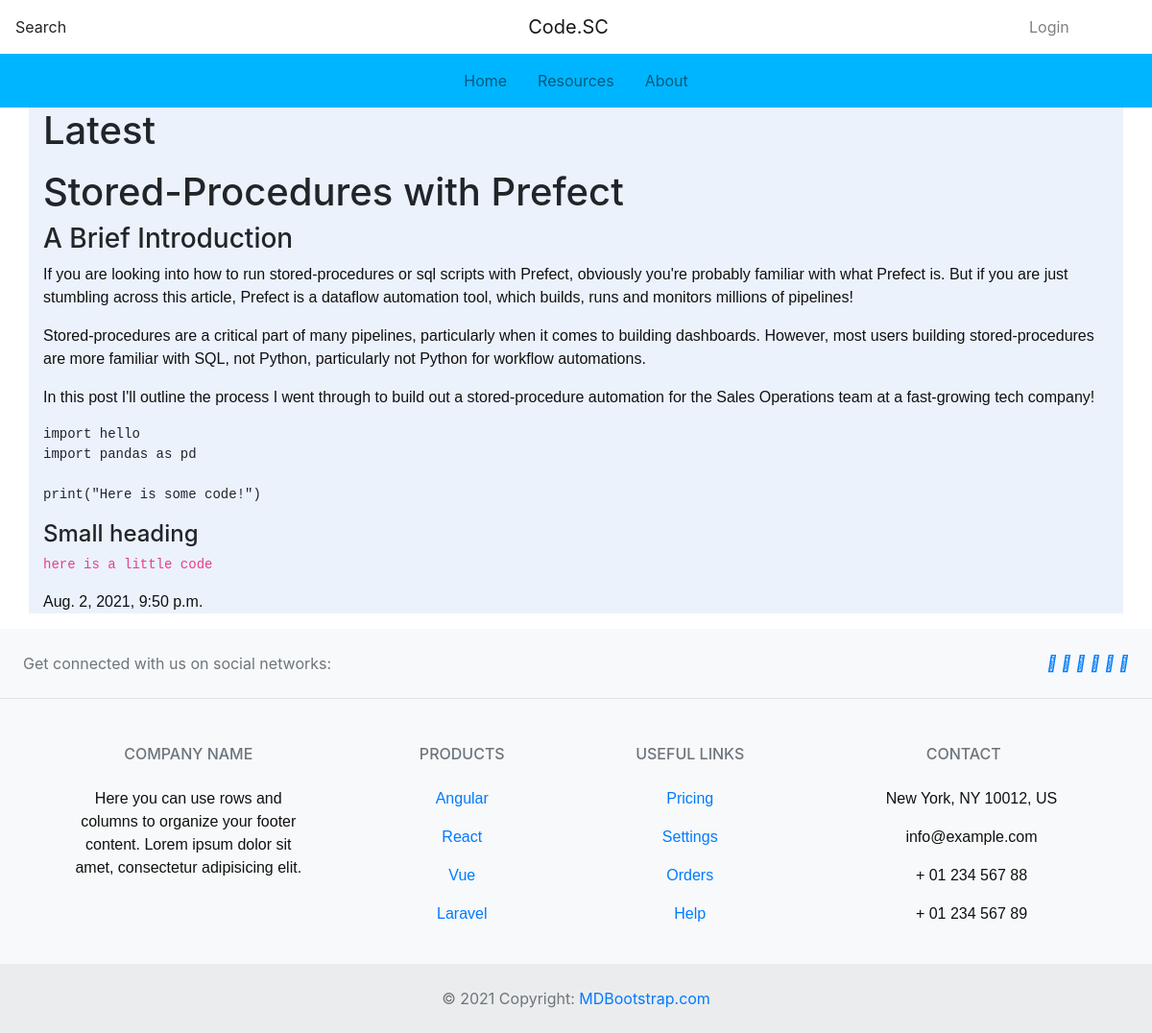
The page / on the database its author committed.
### app/models.py (models this page shows, shortened)
class Post(models.Model):
    title = models.CharField(max_length=50)
    content = MDTextField()
    created_date = models.DateTimeField()
    created_by = models.CharField(max_length=100)

### app/views.py (the view)
# urls.py: path('', HomeListView.as_view(), name='home'),
class HomeListView(ListView):
    template_name = 'app/index.html'
    model = Post
    import markdown

### app/templatetags/markdown_extras.py (called while the page is built)
@register.filter()
@stringfilter
def markdown(value):
    return md.markdown(value, extensions=['markdown.extensions.fenced_code'])

### app/templates/app/index.html (shortened to what this page needs)
{% extends "../base.html" %}
{% block content %}
{% load markdown_extras %}
    <div class="container" style="background-color:#ebf2fc;" markdown=1>
        <h1>Latest</h1>
        {% for obj in object_list %}
        <p>{{ obj.content  | markdown | safe}}</p>
        <p>{{ obj.created_date }}</p>
        {% endfor %}
    </div>
{% endblock %}

### app/templates/base.html (shortened to what this page needs)
<head>
    </head>
    <body>
    <nav class="navbar navbar-expand-lg navbar-light">
        <ul class="navbar-nav" style="width:8rem;">
            <li>Search</li>
        </ul>
        <div class="mx-auto">
            <a class="navbar-brand" href="#">Code.SC</a>
        </div>
        <ul class="navbar-nav" style="width:8rem;">
            {% if user.is_authenticated %}
            <li class="nav-item dropdown">
                <a class="nav-link dropdown-toggle" href="#" id="navbarDropdown" role="button" data-toggle="dropdown" aria-haspopup="true" aria-expanded="false">
                    {{ user.get_full_name }}
                </a>
                <div class="dropdown-menu" aria-labelledby="navbarDropdown">
                  <a class="dropdown-item" href="/accounts/logout">Profile</a>
                  <a class="dropdown-item" href="#">Settings</a>
                  <a class="dropdown-item" href="/admin">Admin</a>
                  <div class="dropdown-divider"></div>
                  <a class="dropdown-item" href="/accounts/logout">Logout</a>
                </div>
              </li>
              {% else %}
              <li class="nav-item mx-2">
                <a class="nav-link" href="accounts/login">Login</a>
            </li>
            {% endif %}
        </ul>
    </nav>
    <nav class="navbar navbar-expand-lg navbar-light" style="background-color: #00b5ff" >
        <div class="collapse navbar-collapse" id="navbarSupportedContent">
            <div class="mx-auto">
                <ul class="navbar-nav mr-auto">
                    <li class="nav-item mx-2">
                        <a class="nav-link" href="/">Home</a>
                    </li>
                    <li class="nav-item mx-2">
                        <a class="nav-link" href="#">Resources</a>
                    </li>
                    <li class="nav-item mx-2">
                        <a class="nav-link" href="/about">About</a>
                    </li>
                </ul>
            </div>
        </div>
      </nav>
{% block content %}
{% endblock %}
<footer class="text-center text-lg-start bg-light text-muted">
    <section
      class="d-flex justify-content-center justify-content-lg-between p-4 border-bottom"
    >
      <div class="me-5 d-none d-lg-block">
        <span>Get connected with us on social networks:</span>
      </div>
      <div>
        <a href="" class="me-4 text-reset">
          <i class="fab fa-facebook-f"></i>
        </a>
        <a href="" class="me-4 text-reset">
          <i class="fab fa-twitter"></i>
        </a>
        <a href="" class="me-4 text-reset">
          <i class="fab fa-google"></i>
        </a>
        <a href="" class="me-4 text-reset">
          <i class="fab fa-instagram"></i>
        </a>
        <a href="" class="me-4 text-reset">
          <i class="fab fa-linkedin"></i>
        </a>
        <a href="" class="me-4 text-reset">
          <i class="fab fa-github"></i>
        </a>
      </div>
    </section>
    <section class="">
      <div class="container text-center text-md-start mt-5">
        <div class="row mt-3">
          <div class="col-md-3 col-lg-4 col-xl-3 mx-auto mb-4">
            <h6 class="text-uppercase fw-bold mb-4">
              Company name
            </h6>
            <p>
              Here you can use rows and columns to organize your footer content. Lorem ipsum
              dolor sit amet, consectetur adipisicing elit.
            </p>
          </div>
          <div class="col-md-2 col-lg-2 col-xl-2 mx-auto mb-4">
            <h6 class="text-uppercase fw-bold mb-4">
              Products
            </h6>
            <p>
              <a href="#!" class="text-reset">Angular</a>
            </p>
            <p>
              <a href="#!" class="text-reset">React</a>
            </p>
            <p>
              <a href="#!" class="text-reset">Vue</a>
            </p>
            <p>
              <a href="#!" class="text-reset">Laravel</a>
            </p>
          </div>
          <div class="col-md-3 col-lg-2 col-xl-2 mx-auto mb-4">
            <h6 class="text-uppercase fw-bold mb-4">
              Useful links
            </h6>
            <p>
              <a href="#!" class="text-reset">Pricing</a>
            </p>
            <p>
              <a href="#!" class="text-reset">Settings</a>
            </p>
            <p>
              <a href="#!" class="text-reset">Orders</a>
            </p>
            <p>
              <a href="#!" class="text-reset">Help</a>
            </p>
          </div>
          <div class="col-md-4 col-lg-3 col-xl-3 mx-auto mb-md-0 mb-4">
            <h6 class="text-uppercase fw-bold mb-4">
              Contact
            </h6>
            <p><i class="fas fa-home me-3"></i> New York, NY 10012, US</p>
            <p>
              <i class="fas fa-envelope me-3"></i>
              info@example.com
            </p>
            <p><i class="fas fa-phone me-3"></i> + 01 234 567 88</p>
            <p><i class="fas fa-print me-3"></i> + 01 234 567 89</p>
          </div>
        </div>
      </div>
    </section>
    <div class="text-center p-4" style="background-color: rgba(0, 0, 0, 0.05);">
      © 2021 Copyright:
      <a class="text-reset fw-bold" href="https://mdbootstrap.com/">MDBootstrap.com</a>
    </div>
  </footer>
<link href="//maxcdn.bootstrapcdn.com/bootstrap/4.1.1/css/bootstrap.min.css" rel="stylesheet" id="bootstrap-css">
<link href="https://stackpath.bootstrapcdn.com/font-awesome/4.7.0/css/font-awesome.min.css" rel="stylesheet"
>
</body>

### app/templates/base.html (style rules this page uses)
body { font-family: "Lato", sans-serif; background-color:blue; }

### app/templates/app/index.html (style rules this page uses)
p, h1, body { color: #111; font-family: Cern,Helvetica,Arial,sans-serif; font-weight: 400; line-height: 1.5; -webkit-font-smoothing: antialiased; }

### rows shown on the page
Post: content "Stored-Procedures with Prefect A Brief Introduction If you are looking into how to run stored-procedures or sql scripts with Prefect, obviously you're probably familiar with what Prefect is. But if you are just stumbling across this article, Prefect is a dataflow automation tool, which builds, runs and monitors millions of pipelines! Stored-procedures are a critical part of many pipelines, particularly when it comes to building dashboards. However, most users building stored-procedures are more familiar with SQL, not Python, particularly not Python for workflow automations. In this post I'll outline the process I went through to build out a stored-procedure automation for the Sales…", created_date "Aug. 2, 2021, 9:50 p.m."
